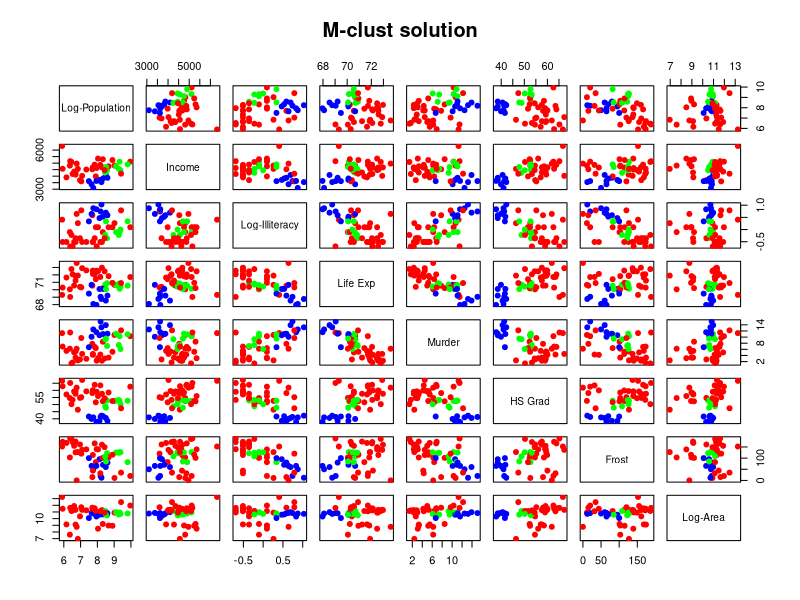

Reproduce this figure in R. (Note: this script raises an error after producing the figure.)
library(mclust)

##################################################################################################################
##################################################################################################################
# Clúster basado en modelos: M-clust
##################################################################################################################
##################################################################################################################
rm(list = ls()) 

# Vamos a usar los datos originales sin escalarlos

X <- as.data.frame(state.x77)
X

X[,1] <- log(X[,1])
colnames(X)[1] <- "Log-Population"
X[,3] <- log(X[,3])
colnames(X)[3] <- "Log-Illiteracy"
X[,8] <- log(X[,8])
colnames(X)[8] <- "Log-Area"

dim(X)
n <- dim(X)[1]
n
p <- dim(X)[2]
p

mclust.X <- Mclust(X,modelNames = c("VEE"))
mclust.X

# Clusters

Cl.mclust <- mclust.X$classification
Cl.mclust

# Scatterplot matrix con la agrupación obtenida

col.cluster <- c("blue","red","green")[mclust.X$classification]
pairs(X,col=col.cluster,main="M-clust solution",pch=19)

# First two PCs with cluster solution 
X.s <- scale(X)
clusplot(X,Cl.mclust)
text(princomp(X.s)$scores[,1:2],labels=rownames(X.s),pos = 1,col="blue")

# Aquí están los parámetros del modelo de mixtura

mclust.X$parameters
